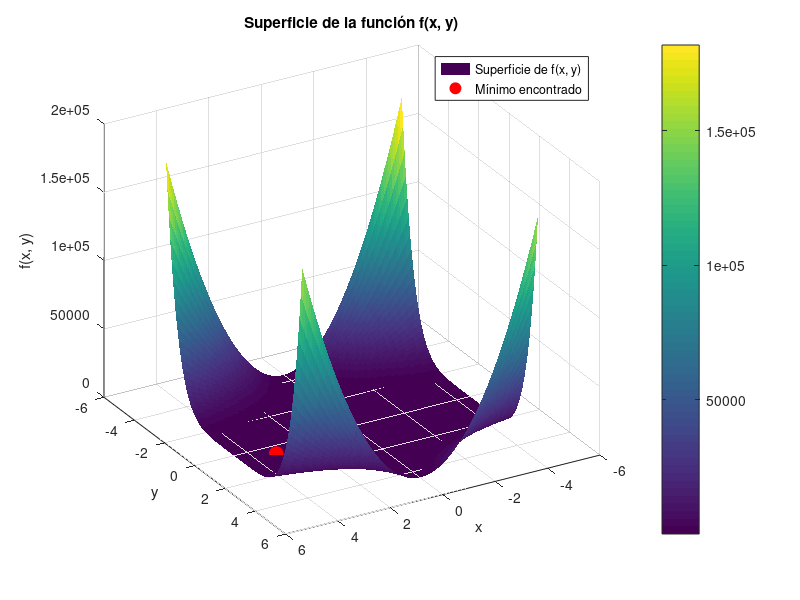
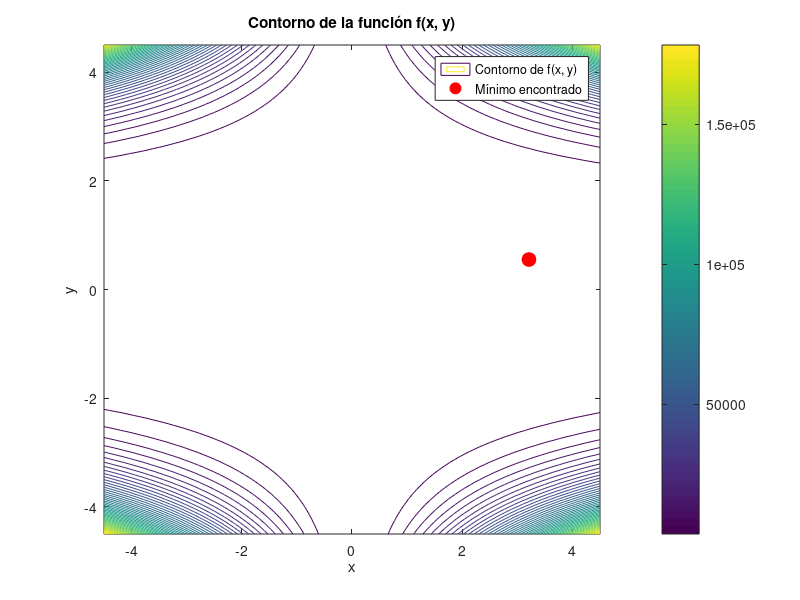

Write the MATLAB code that produced these figures, in order.
% Definir la función f(x, y)
f = @(x, y) (1.5 - x + x .* y).^2 + ...
            (2.25 - x + x .* y.^2).^2 + ...
            (2.625 - x + x .* y.^3).^2;

% Rango de valores para x e y
x_range = linspace(-4.5, 4.5, 100);
y_range = linspace(-4.5, 4.5, 100);

% Crear una malla de valores para x e y
[X, Y] = meshgrid(x_range, y_range);

% Evaluar la función en la malla
Z = f(X, Y);

% Graficar la superficie de la función
figure;
surf(X, Y, Z, 'EdgeColor', 'none');
colorbar;
title('Superficie de la función f(x, y)');
xlabel('x');
ylabel('y');
zlabel('f(x, y)');
view(150, 30);

% Realizar la búsqueda aleatoria
max_iter = 10000;
x_min = 0; y_min = 0; f_min = Inf; % Inicializar con valores máximos

for i = 1:max_iter
    % Generar valores aleatorios para x e y en el rango [-4.5, 4.5]
    x = -4.5 + (9.0) * rand();
    y = -4.5 + (9.0) * rand();
    
    % Evaluar la función f(x, y)
    f_value = f(x, y);
    
    % Si encontramos un nuevo mínimo, lo guardamos
    if f_value < f_min
        f_min = f_value;
        x_min = x;
        y_min = y;
    end
end

% Mostrar el valor mínimo encontrado
fprintf('Valor mínimo encontrado: x = %.6f, y = %.6f, f(x, y) = %.6f\n', x_min, y_min, f_min);

% Añadir el punto mínimo encontrado a la gráfica
hold on;
plot3(x_min, y_min, f_min, 'ro', 'MarkerSize', 10, 'MarkerFaceColor', 'r');
legend('Superficie de f(x, y)', 'Mínimo encontrado');

% Añadir una gráfica de contorno
figure;
contour(X, Y, Z, 50);
colorbar;
hold on;
plot(x_min, y_min, 'ro', 'MarkerSize', 10, 'MarkerFaceColor', 'r');
title('Contorno de la función f(x, y)');
xlabel('x');
ylabel('y');
legend('Contorno de f(x, y)', 'Mínimo encontrado');
